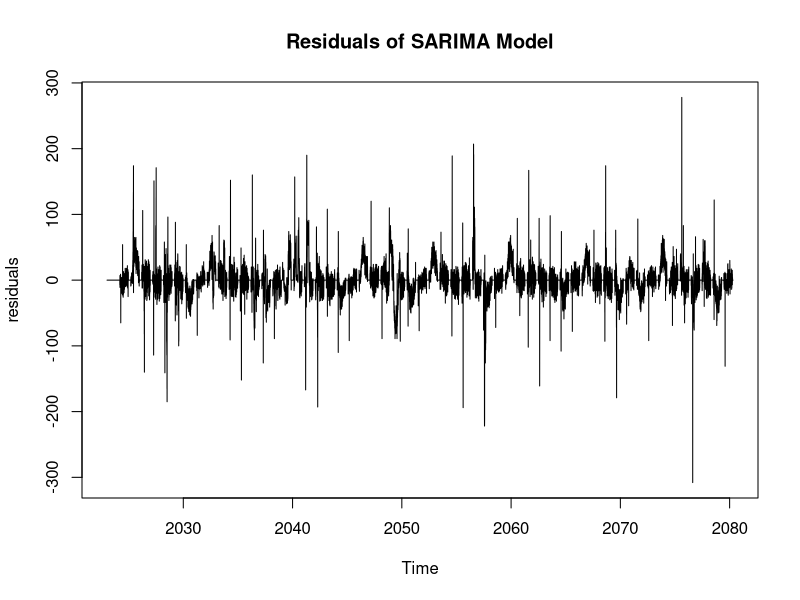

Recreate this plot in R. (Note: a time limit stopped this script after it produced the figure.)
#https://stats.stackexchange.com/questions/579846/how-to-forecast-a-time-series-which-is-generated-by-accumulating-data-of-every-f

library(tidyverse)
library(forecast)
library(TTR)

dt <- data.table::fread('initial_file.txt') |> 
  select(date = V1,sales = V2)

extracted_numbers <- str_extract_all(ifelse(dt$sales == "\t",0,dt$sales),
                                     "\\d+\\.?\\d*")

dt <- dt |>
  mutate(sales = as.numeric(unlist(extracted_numbers)),
         date = as.POSIXct(date,tryFormats = "%d/%m/%Y %H:%M"))

train <- dt |> 
  filter(date < as.Date('2023/09/18'))

test <-  dt |> 
  filter(date >= as.Date('2023/09/18'))


# Set timestamp as the time index
sales_ts <- ts(train$sales, frequency = 288, start = c(2023, 7, 22, 0, 0))

# Fit SARIMA(0,0,0)(0,1,0)[288] model
sarima_model <- Arima(sales_ts, order = c(0,0,0), 
                      seasonal = list(order = c(0,1,0), period = 288))

# Extract residuals from the SARIMA model
residuals <- residuals(sarima_model)

# Plot residuals
plot(residuals, main = "Residuals of SARIMA Model")

# Check mean and variance of residuals
cat("Mean of Residuals:", mean(residuals), "\n")
cat("Variance of Residuals:", var(residuals), "\n")

# Ljung-Box test for autocorrelation in residuals
ljung_box_test <- Box.test(residuals, lag = 20, type = "Ljung-Box")
cat("Ljung-Box Test p-value:", ljung_box_test$p.value, "\n")


# Forecast sales for the next n steps (e.g., 288 5-minute intervals)
days <- 3
n_steps <- 288*days
sales_forecast <- forecast(sarima_model, h = n_steps)

# Extract the forecasted values
forecast_values <- as.numeric(sales_forecast$mean)

# Actual values for the forecasted period 
actual_values <- test$sales

plot_data <- data.frame(Actual = actual_values,Predicted = forecast_values)

ggplot(plot_data, aes(x = Actual, y = Predicted)) +
  geom_point(color = "blue", size = 3, shape = 16) +
  geom_abline(intercept = 0, slope = 1, color = "red", linetype = "dashed") +
  labs(x = "Actual Values", y = "Predicted Values", 
       title = "Actual vs Predicted Values") +
  theme_minimal()


plot_data <- data.frame(Actual = actual_values, Predicted = forecast_values, 
                        Lower_CI = sales_forecast$lower[,1],
                        Upper_CI = sales_forecast$upper[,1])

# Plot using ggplot2 with lines and confidence interval
ggplot(plot_data, aes(x = seq_along(Actual))) +
  geom_line(aes(y = Actual), color = "blue", size = 1, linetype = "solid", alpha = 0.7) +
  geom_line(aes(y = Predicted), color = "green", size = 1, linetype = "solid") +
  geom_ribbon(aes(ymin = Lower_CI, ymax = Upper_CI), fill = "gray", alpha = 0.5) +
  labs(x = "Time", y = "Values",
       title = "Actual vs Predicted Values with 80% Confidence Interval") +
  theme_minimal()

# Mean Absolute Percentage Error (MAPE) calculation
mape <- mean(abs((actual_values - forecast_values) / actual_values),na.rm = T) * 100

# Other metrics (e.g., Mean Absolute Error (MAE), Root Mean Squared Error (RMSE))
mae <- mean(abs(actual_values - forecast_values))
rmse <- sqrt(mean((actual_values - forecast_values)^2))
